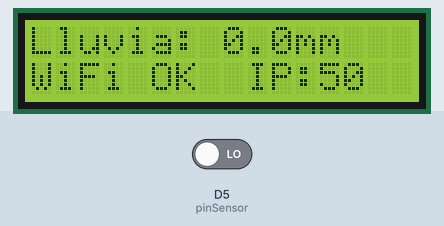
Simulated run of this sketch. Board: ESP8266 (NodeMCU). Parts: 16×2 character LCD. The test bench sets the inputs (shaded band); at power-on: D5 (pinSensor) LOW. WiFi joins after 1.5 s; servers stay silent unless stated; what the sketch prints to the serial monitor is not drawn.

Above: at 3.0 s.
3.1 s: D5 (pinSensor) driven HIGH
At 4.7 s:
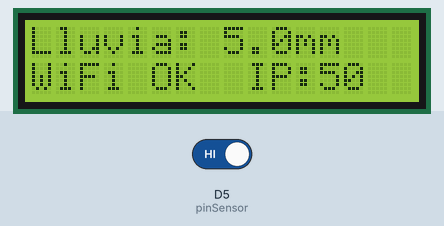
Timing chart, 0 to 6.2 s (numbered marks = the images above; inputs shaded):
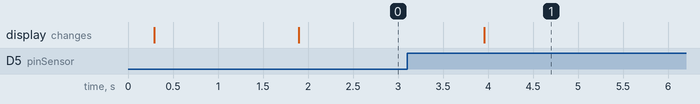

Measured:
- after the input at 3.1 s, the display: changes after 0.86 s (image 1)

The sketch:

pluviometro_final.ino
```cpp
/*
  PLUVIÓMETRO DIGITAL - NodeMCU ESP8266 + LCD I2C
  -------------------------------------------------
  Cuenta los vuelcos del balancín (tipping bucket) y:
    1) Muestra el acumulado en vivo en una pantalla LCD I2C (D1/D2)
    2) Sirve el dato por la red local en /data (para probar en el aula)
    3) Sube el acumulado a ThingSpeak por internet (para que la página
       publicada en GitHub Pages lo reciba desde cualquier lugar)

  Placa: NodeMCU ESP8266MOD (CP2102, 30 pines)

  CONEXIÓN DEL LCD (pantalla I2C 16x2, la de 4 pines con el módulo azul atrás):
    LCD GND -> GND          LCD VCC -> 3V3 (o 5V si tu módulo lo admite)
    LCD SDA -> D2           LCD SCL -> D1

  Librerías necesarias:
    - ESP8266WiFi, ESP8266WebServer, ESP8266HTTPClient, WiFiClient, Wire
      (vienen con el paquete de boards ESP8266)
    - "LiquidCrystal I2C" de Frank de Brabander
      -> Instalar desde el IDE: Herramientas > Administrar bibliotecas >
         buscar "LiquidCrystal I2C" > Instalar

  En el IDE de Arduino: Herramientas > Placa > NodeMCU 1.0 (ESP-12E Module)

  ⚠️ El sensor se movió de D3 a D5: D3 es GPIO0 y se usa para elegir el
     modo de arranque del ESP8266 — si el reed switch está en estado bajo
     al encender la placa, puede no bootear. D1 y D2 ahora los usa el LCD.
*/

#include <ESP8266WiFi.h>
#include <ESP8266WebServer.h>
#include <ESP8266HTTPClient.h>
#include <WiFiClient.h>
#include <Wire.h>
#include <LiquidCrystal_I2C.h>

// ---------- CONFIGURACIÓN: completar antes de subir ----------
const char* ssid     = "Estudiantes";
const char* password = "educar_2018";

const char* writeApiKey = "31T55NQVWADY7FFE";   // Write API Key de ThingSpeak (canal 3523746)

const int pinSensor = D5;          // sensor reubicado (D1/D2 ahora son del LCD, ver aviso arriba)
const float mmPorVuelco = 5;       // mm que representa cada vuelco del balancín

const uint8_t lcdDireccion = 0x27; // dirección I2C típica; si no prende/no muestra nada, probar 0x3F
// ---------------------------------------------------------------

const unsigned long intervaloEnvio = 20000;   // ThingSpeak free: mínimo 15 s entre envíos
const unsigned long intervaloLCD   = 1000;    // refresco de pantalla cada 1 s
unsigned long ultimoEnvio = 0;
unsigned long ultimoRefrescoLCD = 0;

volatile int vuelcos = 0;
ESP8266WebServer server(80);
LiquidCrystal_I2C lcd(lcdDireccion, 16, 2);

// Se ejecuta cada vez que el balancín vuelca y activa el sensor reed
void IRAM_ATTR contarVuelco() {
  vuelcos++;
}

// --- Servidor local (para probar en el aula) ---
void handleData() {
  server.sendHeader("Access-Control-Allow-Origin", "*");
  float mmAcumulados = vuelcos * mmPorVuelco;
  String json = "{\"mm\":" + String(mmAcumulados, 2) +
                ",\"vuelcos\":" + String(vuelcos) +
                ",\"uptime_ms\":" + String(millis()) + "}";
  server.send(200, "application/json", json);
}

void handleRoot() {
  server.sendHeader("Access-Control-Allow-Origin", "*");
  String html = "<h2>Pluviometro Digital</h2><p>Vuelcos: " + String(vuelcos) +
                "</p><p>mm acumulados: " + String(vuelcos * mmPorVuelco, 2) +
                "</p><p>Endpoint de datos local: <a href='/data'>/data</a></p>";
  server.send(200, "text/html", html);
}

// --- Envío a ThingSpeak (para que funcione por internet, no solo en el aula) ---
void enviarDatoAThingSpeak() {
  if (WiFi.status() != WL_CONNECTED) return;

  WiFiClient client;
  HTTPClient http;
  float mm = vuelcos * mmPorVuelco;

  String url = "http://api.thingspeak.com/update?api_key=" + String(writeApiKey) +
               "&field1=" + String(mm, 2);

  http.begin(client, url);
  int httpCode = http.GET();

  Serial.print("mm acumulados: ");
  Serial.print(mm, 2);
  Serial.print("  |  Envío a ThingSpeak, código: ");
  Serial.println(httpCode);   // 200 = ok. Si da 0 o negativo: revisar WiFi o la Write API Key

  http.end();
}

// --- Pantalla LCD ---
void actualizarLCD() {
  float mm = vuelcos * mmPorVuelco;

  lcd.setCursor(0, 0);
  lcd.print("Lluvia: ");
  lcd.print(mm, 1);
  lcd.print("mm  ");   // espacios extra para pisar dígitos viejos más largos

  lcd.setCursor(0, 1);
  if (WiFi.status() == WL_CONNECTED) {
    lcd.print("WiFi OK  IP:");
    lcd.print(WiFi.localIP()[3]);  // último octeto, para identificar el equipo rápido
    lcd.print("   ");
  } else {
    lcd.print("Sin WiFi...     ");
  }
}

void setup() {
  Serial.begin(9600);
  delay(200);

  pinMode(pinSensor, INPUT);
  attachInterrupt(digitalPinToInterrupt(pinSensor), contarVuelco, RISING);

  Wire.begin(D2, D1);   // SDA = D2, SCL = D1
  lcd.init();
  lcd.backlight();
  lcd.setCursor(0, 0);
  lcd.print("Pluviometro");
  lcd.setCursor(0, 1);
  lcd.print("Conectando WiFi");

  Serial.println();
  Serial.print("Conectando a WiFi: ");
  Serial.println(ssid);
  WiFi.begin(ssid, password);

  while (WiFi.status() != WL_CONNECTED) {
    delay(500);
    Serial.print(".");
  }

  Serial.println();
  Serial.println("¡Conectado!");
  Serial.print("IP local (para probar /data en el aula): ");
  Serial.println(WiFi.localIP());

  server.on("/", handleRoot);
  server.on("/data", handleData);
  server.begin();
  Serial.println("Servidor local iniciado. Enviando también a ThingSpeak...");

  lcd.clear();
}

void loop() {
  server.handleClient();

  if (millis() - ultimoEnvio > intervaloEnvio) {
    enviarDatoAThingSpeak();
    ultimoEnvio = millis();
  }

  if (millis() - ultimoRefrescoLCD > intervaloLCD) {
    actualizarLCD();
    ultimoRefrescoLCD = millis();
  }
}
```
